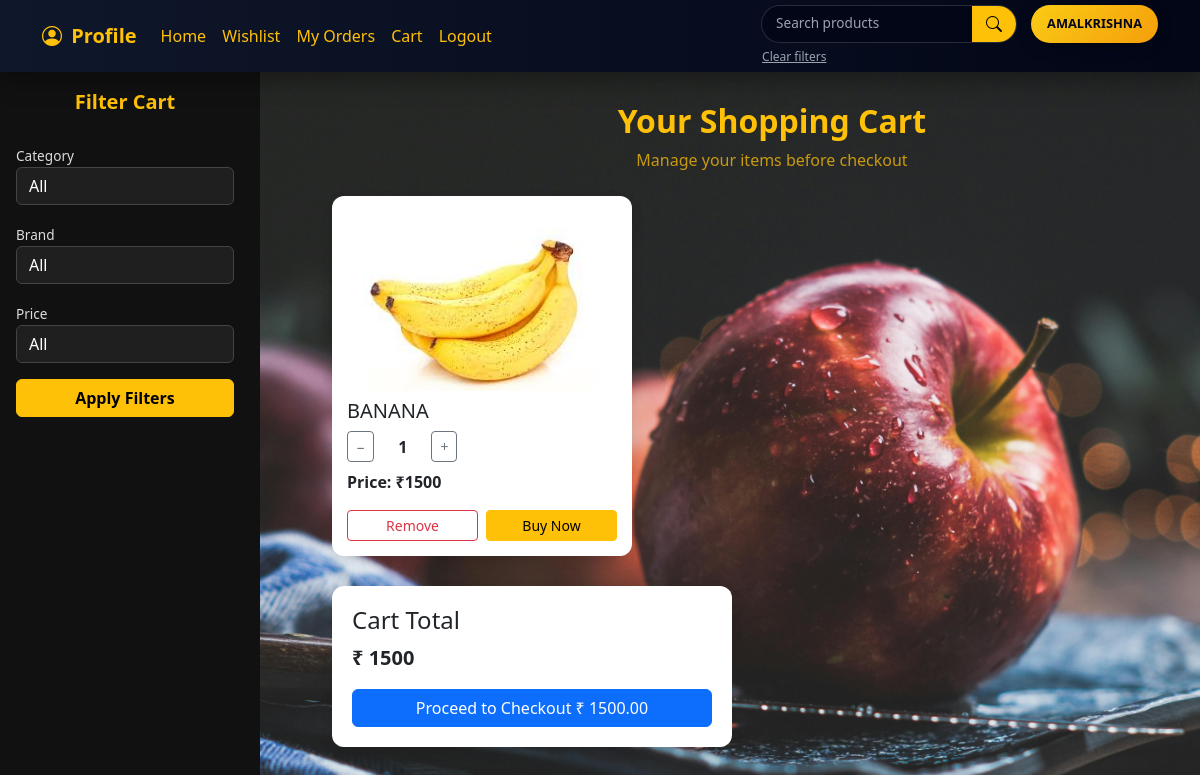
/produsts/cart_page (signed in), run on an earlier commit of the app's database.
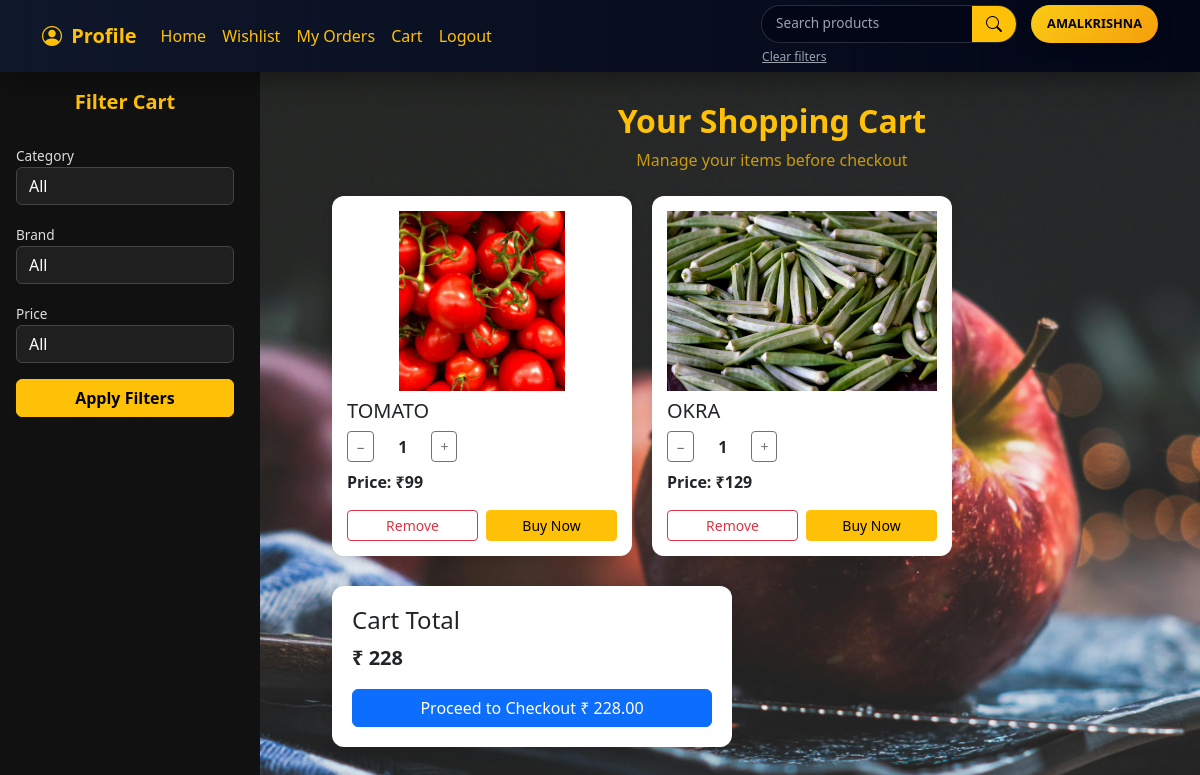
And on a later commit of the database.
### productapp/models.py (models this page shows, shortened)
class CartProduct(models.Model):
    cart=models.ForeignKey(Cart,on_delete=models.CASCADE)
    product=models.ForeignKey(Product,on_delete=models.CASCADE)
    quantity = models.PositiveIntegerField(default=1)
    @property
    def total(self):
        return self.product.price * self.quantity

### adminapp/models.py (models this page shows, shortened)
class Product(models.Model):
    name=models.CharField(max_length=50)
    description=models.CharField(max_length=100,null=False)
    price=models.IntegerField(null=False)
    image=models.ImageField(upload_to='product_images',null=False)
    is_available=models.BooleanField(default=True)
    category=models.ForeignKey(Category,on_delete=models.CASCADE,related_name='categories')
    brand=models.ForeignKey(Brand,on_delete=models.CASCADE,related_name='brands')
    created_at=models.DateTimeField(auto_now_add=True)
    stock=models.PositiveIntegerField(default=1)

### productapp/views.py (the view)
# urls.py: path('cart_page',views.cart_page,name='view_cart'),
def cart_page(request):
    if not request.user.is_authenticated:
        return redirect('login_view')
    cart = Cart.objects.get(user=request.user)
    cart_items = CartProduct.objects.filter(
        cart=cart
    ).select_related(
        'product', 'product__category', 'product__brand'
    )
    search = request.GET.get('search')
    if search:
        cart_items = cart_items.filter(
            product__name__icontains=search
        )
    category = request.GET.get('category')
    if category:
        cart_items = cart_items.filter(
            product__category__id=category
        )
    brand = request.GET.get('brand')
    if brand:
        cart_items = cart_items.filter(
            product__brand__id=brand
        )
    price = request.GET.get('price')
    if price == '1':
        cart_items = cart_items.filter(product__price__gte=500, product__price__lte=1500)
    elif price == '2':
        cart_items = cart_items.filter(product__price__gte=1500, product__price__lte=2500)
    elif price == '3':
        cart_items = cart_items.filter(product__price__gte=2500, product__price__lte=3500)
    elif price == '4':
        cart_items = cart_items.filter(product__price__gt=3500)
    total_amount = sum(item.total for item in cart_items)
    can_checkout = cart_items.filter(product__stock__gt=0).exists()
    return render(request, 'cart_items.html', {
        'cart_items': cart_items,
        'total_amount': total_amount,
        'can_checkout': can_checkout,
        'cat': Category.objects.all(),
        'brand': Brand.objects.all(),
    })

### productapp/templates/cart_items.html (shortened to what this page needs)
{% extends "navbar.html" %}
{% load static %}
{% block content %}
<link rel="stylesheet" href="{% static 'css/sidebar.css' %}">
<div class="filter-sidebar">
    <form method="get">
        <h5>Filter Cart</h5>
        <label>Category</label>
        <select name="category" class="form-select mb-2">
            <option value="">All</option>
        </select>
        <label>Brand</label>
        <select name="brand" class="form-select mb-2">
            <option value="">All</option>
        </select>
        <label>Price</label>
        <select name="price" class="form-select mb-3">
            <option value="">All</option>
        </select>
        <button class="btn btn-warning w-100 fw-semibold">
            Apply Filters
        </button>
    </form>
</div>
<div class="page-content">
    <div class="text-center mb-4">
        <h2 class="text-warning fw-bold">Your Shopping Cart</h2>
        <p class="text-warning opacity-75">
            Manage your items before checkout
        </p>
    </div>
    <div class="cart-grid">
        {% for item in cart_items %}
        <div class="cart-card">
            <img src="{{ item.product.image.url }}" class="fixed-img">
            <h5 class="mt-2">{{ item.product.name|upper }}</h5>
            <div class="d-flex align-items-center gap-2 my-2">
                <a href="{% url 'decrease_qty' item.id %}" class="btn btn-outline-secondary btn-sm">−</a>
                <span class="px-3 fw-bold">{{ item.quantity }}</span>
                <a href="{% url 'increase_qty' item.id %}" class="btn btn-outline-secondary btn-sm">+</a>
            </div>
            <p class="fw-bold">Price: ₹{{ item.total }}</p>
            <div class="d-flex gap-2 mt-3">
                <a href="{% url 'remove_from_cart' item.id %}"
                   class="btn btn-outline-danger btn-sm w-100">
                    Remove
                </a>
                {% if item.product.stock > 0 %}
                    <a href="{% url 'buy_now_single_item' item.id %}"
                    class="btn btn-warning btn-sm w-100">
                     Buy Now
                    </a>
                {% else %}
                    <button class="btn btn-secondary btn-sm w-100" disabled>
                        Buy Now
                    </button>
                {% endif %}
            </div>
        </div>
        {% endfor %}
    </div>
    <div class="cart-summary">
        <h4>Cart Total</h4>
        <p class="fw-bold fs-5">₹ {{ total_amount }}</p>
        {% if can_checkout and cart_items %}
    <a href="{% url 'proceed_full_cart_checkout' %}"
       class="btn btn-primary w-100">
        Proceed to Checkout ₹ {{ total_amount|floatformat:2 }}
    </a>
        {% else %}
            <button class="btn btn-secondary w-100" disabled>
                Proceed to Checkout
            </button>
        {% endif %}
    </div>
</div>
{% endblock %}

### userapp/templates/navbar.html (shortened to what this page needs)
<!DOCTYPE html>
<html lang="en">
<head>
    <link href="https://cdn.jsdelivr.net/npm/bootstrap@5.3.8/dist/css/bootstrap.min.css" rel="stylesheet">
    <link rel="stylesheet" href="https://cdn.jsdelivr.net/npm/bootstrap-icons@1.11.1/font/bootstrap-icons.css">
</head>
<body>
<nav class="navbar navbar-expand-lg fixed-top">
    <div class="container">
        <a class="navbar-brand text-warning" href="{% url 'profile' %}">
            <i class="bi bi-person-circle me-1"></i> Profile
        </a>
        <div class="collapse navbar-collapse" id="mainNavbar">
            <ul class="navbar-nav me-auto">
                {% if user.is_authenticated %}
                <li class="nav-item">
                    <a class="nav-link" href="{% url 'user_dashboard' %}">Home</a>
                </li>
                {% else %}
                <li class="nav-item">
                    <a class="nav-link" href="{% url 'main_home' %}">Home</a>
                </li>
                {% endif %}
                <li class="nav-item">
                    <a class="nav-link" href="{% url 'view_wishlist' %}">Wishlist</a>
                </li>
                <li class="nav-item">
                    <a class="nav-link" href="{% url 'my_order' %}">My Orders</a>
                </li>
                <li class="nav-item">
                    <a class="nav-link" href="{% url 'view_cart' %}">Cart</a>
                </li>
                {% if user.is_authenticated %}
                <li class="nav-item">
                    <a class="nav-link text-danger" href="{% url 'logout_view' %}">Logout</a>
                </li>
                {% else %}
                <li class="nav-item">
                    <a class="nav-link text-danger" href="{% url 'logout_view' %}">Login</a>
                </li>
                {% endif %}
            </ul>
            <div class="navbar-right">
                <div class="search-wrap">
                    <form method="get" class="search-form">
                        <input type="text"
                               name="search"
                               class="search-input"
                               placeholder="Search products"
                               value="{{ request.GET.search }}">
                        <button type="submit" class="search-btn">
                            <i class="bi bi-search"></i>
                        </button>
                    </form>
                    <form method="get">
                        <button class="btn btn-link clear-btn">Clear filters</button>
                    </form>
                </div>
                {% if request.user.is_authenticated %}
                <span class="username-badge">
                    {{ request.user.username|upper }}
                </span>
                {% endif %}
            </div>
        </div>
    </div>
</nav>
<div class="container">
    {% block content %}{% endblock %}
</div>
</body>
</html>

### static/css/sidebar.css (style rules this page uses)
* { box-sizing: border-box; }
html, body { overflow-x: hidden; }
.filter-sidebar { position: fixed; top: 0; left: 0; width: 260px; height: 100vh; background: #111; color: #fff; padding: 90px 16px 20px; box-sizing: border-box; overflow-y: scroll; scrollbar-gutter: stable; z-index: 1000; }
.filter-sidebar form { width: 100%; }
.filter-sidebar h5 { color: #ffc107; text-align: center; margin-bottom: 20px; font-weight: 600; }
.filter-sidebar label { font-size: 0.85rem; color: #ddd; margin-top: 12px; }
.filter-sidebar select, .filter-sidebar input, .filter-sidebar button { width: 100%; box-sizing: border-box; }
.filter-sidebar select, .filter-sidebar input { background: #1f1f1f; color: #fff; border: 1px solid #444; }
.page-content { margin-left: 260px; min-height: 100vh; width: calc(100vw - 260px); padding: 30px; }
.filter-sidebar { scrollbar-width: thin; scrollbar-color: #444 transparent; }

### userapp/templates/navbar.html (style rules this page uses)
:root { --nav-height: 72px; --accent: #ffc107; --dark: #020617; }
body { background-color: #f4f6f9; padding-top: var(--nav-height); }
.navbar { height: var(--nav-height); background: linear-gradient(90deg, #0f172a, #020617); box-shadow: 0 8px 24px rgba(0,0,0,.35); }
.navbar-brand { font-weight: 700; font-size: 1.25rem; }
.navbar-nav .nav-link { color: var(--accent) !important; font-weight: 500; padding: 6px 14px; border-radius: 8px; transition: all .25s ease; }
.navbar-right { display: flex; align-items: flex-start; gap: 14px; }
.search-wrap { display: flex; flex-direction: column; }
.search-form { display: flex; height: 38px; border-radius: 999px; overflow: hidden; background: var(--dark); border: 1px solid rgba(255,255,255,.15); }
.search-input { width: 210px; background: transparent; border: none; color: #fff; padding: 0 14px; font-size: .85rem; }
.search-input::placeholder { color: #9ca3af; }
.search-btn { width: 44px; background: var(--accent); border: none; display: flex; align-items: center; justify-content: center; }
.clear-btn { font-size: .75rem; color: #9ca3af; padding: 0; margin-top: 2px; }
.username-badge { height: 38px; display: flex; align-items: center; padding: 0 16px; background: linear-gradient(135deg, #facc15, #f59e0b); color: #020617; border-radius: 999px; font-weight: 700; font-size: .8rem; box-shadow: 0 4px 14px rgba(0,0,0,.35); }

What changed in the data, as far as the page shows it:
removed CartProduct: product.image (picture), product.name "BANANA", quantity "1", total "1500", shows "Buy Now"
added CartProduct: product.image (picture), product.name "TOMATO", quantity "1", total "99", shows "Buy Now"
added CartProduct: product.image (picture), product.name "OKRA", quantity "1", total "129", shows "Buy Now"
Also different on the page:
{{ total_amount }}: "1500" → "228"
{{ total_amount|floatformat:2 }}: "1500.00" → "228.00"
